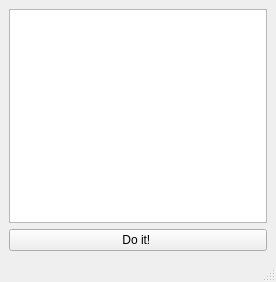
<?xml version="1.0" encoding="UTF-8"?>
<ui version="4.0">
 <class>MainWindow</class>
 <widget class="QMainWindow" name="MainWindow">
  <property name="geometry">
   <rect>
    <x>0</x>
    <y>0</y>
    <width>276</width>
    <height>282</height>
   </rect>
  </property>
  <property name="windowTitle">
   <string>MainWindow</string>
  </property>
  <widget class="QWidget" name="centralwidget">
   <layout class="QHBoxLayout" name="horizontalLayout">
    <item>
     <layout class="QVBoxLayout" name="verticalLayout">
      <item>
       <widget class="QPlainTextEdit" name="plainTextEdit"/>
      </item>
      <item>
       <widget class="QPushButton" name="doItButton">
        <property name="text">
         <string>Do it! </string>
        </property>
       </widget>
      </item>
     </layout>
    </item>
   </layout>
  </widget>
  <widget class="QMenuBar" name="menubar">
   <property name="geometry">
    <rect>
     <x>0</x>
     <y>0</y>
     <width>276</width>
     <height>21</height>
    </rect>
   </property>
  </widget>
  <widget class="QStatusBar" name="statusbar"/>
 </widget>
 <resources/>
 <connections>
  <connection>
   <sender>doItButton</sender>
   <signal>clicked()</signal>
   <receiver>MainWindow</receiver>
   <slot>doIt()</slot>
   <hints>
    <hint type="sourcelabel">
     <x>124</x>
     <y>318</y>
    </hint>
    <hint type="destinationlabel">
     <x>193</x>
     <y>374</y>
    </hint>
   </hints>
  </connection>
 </connections>
 <slots>
  <slot>doIt()</slot>
 </slots>
</ui>
